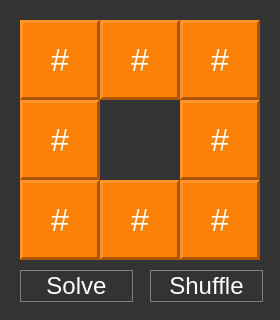
<?xml version="1.0" encoding="UTF-8"?>
<ui version="4.0">
 <class>Dialog</class>
 <widget class="QDialog" name="Dialog">
  <property name="geometry">
   <rect>
    <x>0</x>
    <y>0</y>
    <width>280</width>
    <height>320</height>
   </rect>
  </property>
  <property name="windowTitle">
   <string>8-PUZZLE</string>
  </property>
  <property name="styleSheet">
   <string notr="true">background-color: rgb(51, 51, 51)</string>
  </property>
  <widget class="QFrame" name="frame">
   <property name="geometry">
    <rect>
     <x>20</x>
     <y>20</y>
     <width>240</width>
     <height>240</height>
    </rect>
   </property>
   <property name="frameShape">
    <enum>QFrame::Panel</enum>
   </property>
   <property name="frameShadow">
    <enum>QFrame::Sunken</enum>
   </property>
   <property name="lineWidth">
    <number>3</number>
   </property>
   <widget class="QLabel" name="label_1">
    <property name="geometry">
     <rect>
      <x>0</x>
      <y>0</y>
      <width>80</width>
      <height>80</height>
     </rect>
    </property>
    <property name="font">
     <font>
      <pointsize>24</pointsize>
     </font>
    </property>
    <property name="cursor">
     <cursorShape>OpenHandCursor</cursorShape>
    </property>
    <property name="styleSheet">
     <string notr="true"> background-color:rgb(253, 128, 8);
color: white;</string>
    </property>
    <property name="frameShape">
     <enum>QFrame::Panel</enum>
    </property>
    <property name="frameShadow">
     <enum>QFrame::Raised</enum>
    </property>
    <property name="lineWidth">
     <number>3</number>
    </property>
    <property name="text">
     <string>#</string>
    </property>
    <property name="alignment">
     <set>Qt::AlignCenter</set>
    </property>
   </widget>
   <widget class="QLabel" name="label_2">
    <property name="geometry">
     <rect>
      <x>80</x>
      <y>0</y>
      <width>80</width>
      <height>80</height>
     </rect>
    </property>
    <property name="font">
     <font>
      <pointsize>24</pointsize>
     </font>
    </property>
    <property name="cursor">
     <cursorShape>OpenHandCursor</cursorShape>
    </property>
    <property name="styleSheet">
     <string notr="true"> background-color:rgb(253, 128, 8);
color: white;</string>
    </property>
    <property name="frameShape">
     <enum>QFrame::Panel</enum>
    </property>
    <property name="frameShadow">
     <enum>QFrame::Raised</enum>
    </property>
    <property name="lineWidth">
     <number>3</number>
    </property>
    <property name="text">
     <string>#</string>
    </property>
    <property name="alignment">
     <set>Qt::AlignCenter</set>
    </property>
   </widget>
   <widget class="QLabel" name="label_3">
    <property name="geometry">
     <rect>
      <x>160</x>
      <y>0</y>
      <width>80</width>
      <height>80</height>
     </rect>
    </property>
    <property name="font">
     <font>
      <pointsize>24</pointsize>
     </font>
    </property>
    <property name="cursor">
     <cursorShape>OpenHandCursor</cursorShape>
    </property>
    <property name="styleSheet">
     <string notr="true"> background-color:rgb(253, 128, 8);
color: white;</string>
    </property>
    <property name="frameShape">
     <enum>QFrame::Panel</enum>
    </property>
    <property name="frameShadow">
     <enum>QFrame::Raised</enum>
    </property>
    <property name="lineWidth">
     <number>3</number>
    </property>
    <property name="text">
     <string>#</string>
    </property>
    <property name="alignment">
     <set>Qt::AlignCenter</set>
    </property>
   </widget>
   <widget class="QLabel" name="label_4">
    <property name="geometry">
     <rect>
      <x>0</x>
      <y>80</y>
      <width>80</width>
      <height>80</height>
     </rect>
    </property>
    <property name="font">
     <font>
      <pointsize>24</pointsize>
     </font>
    </property>
    <property name="cursor">
     <cursorShape>OpenHandCursor</cursorShape>
    </property>
    <property name="styleSheet">
     <string notr="true"> background-color:rgb(253, 128, 8);
color: white;</string>
    </property>
    <property name="frameShape">
     <enum>QFrame::Panel</enum>
    </property>
    <property name="frameShadow">
     <enum>QFrame::Raised</enum>
    </property>
    <property name="lineWidth">
     <number>3</number>
    </property>
    <property name="text">
     <string>#</string>
    </property>
    <property name="alignment">
     <set>Qt::AlignCenter</set>
    </property>
   </widget>
   <widget class="QLabel" name="label_5">
    <property name="geometry">
     <rect>
      <x>160</x>
      <y>80</y>
      <width>80</width>
      <height>80</height>
     </rect>
    </property>
    <property name="font">
     <font>
      <pointsize>24</pointsize>
     </font>
    </property>
    <property name="cursor">
     <cursorShape>OpenHandCursor</cursorShape>
    </property>
    <property name="styleSheet">
     <string notr="true"> background-color:rgb(253, 128, 8);
color: white;</string>
    </property>
    <property name="frameShape">
     <enum>QFrame::Panel</enum>
    </property>
    <property name="frameShadow">
     <enum>QFrame::Raised</enum>
    </property>
    <property name="lineWidth">
     <number>3</number>
    </property>
    <property name="text">
     <string>#</string>
    </property>
    <property name="alignment">
     <set>Qt::AlignCenter</set>
    </property>
   </widget>
   <widget class="QLabel" name="label_6">
    <property name="geometry">
     <rect>
      <x>0</x>
      <y>160</y>
      <width>80</width>
      <height>80</height>
     </rect>
    </property>
    <property name="font">
     <font>
      <pointsize>24</pointsize>
     </font>
    </property>
    <property name="cursor">
     <cursorShape>OpenHandCursor</cursorShape>
    </property>
    <property name="styleSheet">
     <string notr="true"> background-color:rgb(253, 128, 8);
color: white;</string>
    </property>
    <property name="frameShape">
     <enum>QFrame::Panel</enum>
    </property>
    <property name="frameShadow">
     <enum>QFrame::Raised</enum>
    </property>
    <property name="lineWidth">
     <number>3</number>
    </property>
    <property name="text">
     <string>#</string>
    </property>
    <property name="alignment">
     <set>Qt::AlignCenter</set>
    </property>
   </widget>
   <widget class="QLabel" name="label_7">
    <property name="geometry">
     <rect>
      <x>80</x>
      <y>160</y>
      <width>80</width>
      <height>80</height>
     </rect>
    </property>
    <property name="font">
     <font>
      <pointsize>24</pointsize>
     </font>
    </property>
    <property name="cursor">
     <cursorShape>OpenHandCursor</cursorShape>
    </property>
    <property name="styleSheet">
     <string notr="true"> background-color:rgb(253, 128, 8);
color: white;</string>
    </property>
    <property name="frameShape">
     <enum>QFrame::Panel</enum>
    </property>
    <property name="frameShadow">
     <enum>QFrame::Raised</enum>
    </property>
    <property name="lineWidth">
     <number>3</number>
    </property>
    <property name="text">
     <string>#</string>
    </property>
    <property name="alignment">
     <set>Qt::AlignCenter</set>
    </property>
   </widget>
   <widget class="QLabel" name="label_8">
    <property name="geometry">
     <rect>
      <x>160</x>
      <y>160</y>
      <width>80</width>
      <height>80</height>
     </rect>
    </property>
    <property name="font">
     <font>
      <pointsize>24</pointsize>
     </font>
    </property>
    <property name="cursor">
     <cursorShape>OpenHandCursor</cursorShape>
    </property>
    <property name="styleSheet">
     <string notr="true"> background-color:rgb(253, 128, 8);
color: white;</string>
    </property>
    <property name="frameShape">
     <enum>QFrame::Panel</enum>
    </property>
    <property name="frameShadow">
     <enum>QFrame::Raised</enum>
    </property>
    <property name="lineWidth">
     <number>3</number>
    </property>
    <property name="text">
     <string>#</string>
    </property>
    <property name="alignment">
     <set>Qt::AlignCenter</set>
    </property>
   </widget>
  </widget>
  <widget class="QPushButton" name="pushButton">
   <property name="geometry">
    <rect>
     <x>20</x>
     <y>270</y>
     <width>113</width>
     <height>32</height>
    </rect>
   </property>
   <property name="font">
    <font>
     <pointsize>18</pointsize>
    </font>
   </property>
   <property name="styleSheet">
    <string notr="true">QPushButton {
   border: 1px solid gray;
 color: white;
}

QPushButton:pressed {
    background-color: qlineargradient(x1: 0, y1: 0, x2: 0, y2: 1,
                                      stop: 0 #dadbde, stop: 1 #f6f7fa);
}</string>
   </property>
   <property name="text">
    <string>Solve</string>
   </property>
  </widget>
  <widget class="QPushButton" name="pushButton_2">
   <property name="geometry">
    <rect>
     <x>150</x>
     <y>270</y>
     <width>113</width>
     <height>32</height>
    </rect>
   </property>
   <property name="font">
    <font>
     <pointsize>18</pointsize>
    </font>
   </property>
   <property name="styleSheet">
    <string notr="true">QPushButton {
   border: 1px solid gray;
color: white;
}

QPushButton:pressed {
    background-color: qlineargradient(x1: 0, y1: 0, x2: 0, y2: 1,
                                      stop: 0 #dadbde, stop: 1 #f6f7fa);
}</string>
   </property>
   <property name="text">
    <string>Shuffle</string>
   </property>
  </widget>
 </widget>
 <resources/>
 <connections/>
</ui>
